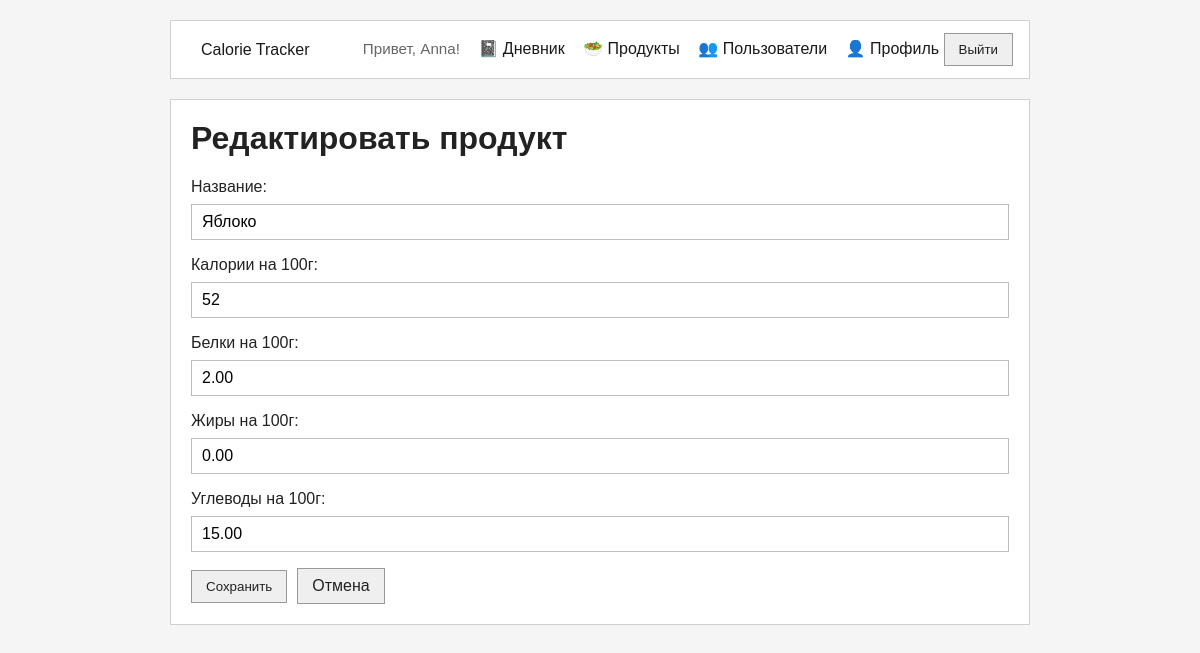
Page /products/1/edit/ (signed in) on the committed database.
### accounts/models.py (models this page shows, shortened)
class CustomUser(AbstractUser):
    first_name = models.CharField("Имя", max_length=150, blank=True)
    last_name = models.CharField("Фамилия", max_length=150, blank=True)
    email = models.EmailField("Электронная почта", unique=True)
    phone = models.CharField(
        "Телефон",
        max_length=20,
        unique=True,
        blank=True,
        null=True,
        validators=[
            RegexValidator(
                regex=r"^\+?[\d\s\-()]{7,20}$",
                message="Введите корректный номер телефона.",
            )
        ],
    )
    age = models.PositiveSmallIntegerField("Возраст", blank=True, null=True)
    height = models.PositiveSmallIntegerField("Рост, см", blank=True, null=True)
    weight = models.DecimalField("Вес, кг", max_digits=5, decimal_places=2, blank=True, null=True)
    friends = models.ManyToManyField("self", blank=True)

### products/models.py (models this page shows, shortened)
class Product(models.Model):
    name = models.CharField(max_length=200, verbose_name="Название")
    calories_per_100g = models.PositiveIntegerField(verbose_name="Калории на 100г")
    protein_per_100g = models.DecimalField(max_digits=5, decimal_places=2, default=0, verbose_name="Белки на 100г")
    fat_per_100g = models.DecimalField(max_digits=5, decimal_places=2, default=0, verbose_name="Жиры на 100г")
    carbs_per_100g = models.DecimalField(max_digits=5, decimal_places=2, default=0, verbose_name="Углеводы на 100г")
    creator = models.ForeignKey(User, on_delete=models.PROTECT, null=True, blank=True, verbose_name="Создатель")
    class Meta:
        verbose_name = "Продукт"
        verbose_name_plural = "Продукты"
        ordering = ['name']

### products/views.py (the view)
# urls.py: path('<int:product_id>/edit/', edit_product_view, name='edit'),
@login_required
def edit_product_view(request, product_id):
    product = get_object_or_404(Product, id=product_id)
    if product.creator != request.user and not request.user.is_staff:
        raise PermissionDenied("У вас нет прав на редактирование этого продукта")
    if request.method == 'POST':
        form = ProductForm(request.POST, instance=product)
        if form.is_valid():
            form.save()
            return redirect('products:list')
    else:
        form = ProductForm(instance=product)
    return render(request, 'products/edit_product.html', {'form': form, 'product': product})

### products/forms.py
class ProductForm(forms.ModelForm):
    class Meta:
        model = Product
        fields = ['name', 'calories_per_100g', 'protein_per_100g', 'fat_per_100g', 'carbs_per_100g']
        labels = {
            'name': 'Название',
            'calories_per_100g': 'Калории на 100г',
            'protein_per_100g': 'Белки на 100г',
            'fat_per_100g': 'Жиры на 100г',
            'carbs_per_100g': 'Углеводы на 100г'
        }

### templates/products/edit_product.html (shortened to what this page needs)
{% extends 'base.html' %}
{% block content %}
<div class="card">
    <h1>Редактировать продукт</h1>
    <form method="post">
        {{ form.as_p }}
        <div class="actions">
            <button type="submit">Сохранить</button>
            <a class="button-link" href="{% url 'products:list' %}">Отмена</a>
        </div>
    </form>
</div>
{% endblock %}

### templates/base.html (shortened to what this page needs)
<!DOCTYPE html>
<html lang="ru">
<head>
</head>
<body>
    <div class="page">
        <nav class="nav">
            <strong><a href="{% url 'accounts:home' %}">Calorie Tracker</a></strong>
            <div>
                {% if user.is_authenticated %}
                    <span class="muted">Привет, {{ user.username }}!</span>
                    <a href="{% url 'diary:diary' %}">📓 Дневник</a>
                    <a href="{% url 'products:list' %}">🥗 Продукты</a>
                    <a href="{% url 'accounts:users_list' %}">👥 Пользователи</a>
                    <a href="{% url 'accounts:profile' %}">👤 Профиль</a>
                    <form class="inline-form" method="post" action="{% url 'accounts:logout' %}" style="display: inline;">
                        <button type="submit">Выйти</button>
                    </form>
                {% else %}
                    <a href="{% url 'accounts:login' %}">Войти</a>
                    <a href="{% url 'accounts:register' %}">Регистрация</a>
                    <a href="{% url 'accounts:password_reset' %}">Восстановить пароль</a>
                {% endif %}
            </div>
        </nav>
        {% block content %}{% endblock %}
    </div>
</body>
</html>

### templates/base.html (style rules this page uses)
* { box-sizing: border-box; }
body { margin: 0; font-family: Arial, sans-serif; background: #f5f5f5; color: #222; }
.page { max-width: 900px; margin: 0 auto; padding: 20px; }
.nav { display: flex; justify-content: space-between; align-items: center; gap: 12px; padding: 12px 16px; margin-bottom: 20px; background: #ffffff; border: 1px solid #d0d0d0; }
.nav a { color: #1a1a1a; text-decoration: none; font-weight: 400; margin-left: 14px; }
.nav strong { font-size: 1rem; }
.card { background: #ffffff; border: 1px solid #d0d0d0; padding: 20px; margin-bottom: 20px; }
h1, h2 { margin-top: 0; }
form p { display: flex; flex-direction: column; gap: 8px; margin-bottom: 16px; }
input { padding: 8px 10px; border: 1px solid #bdbdbd; font-size: 1rem; background: #fff; width: 100%; }
button, .button-link { display: inline-block; padding: 8px 14px; border: 1px solid #999; background: #efefef; color: #222; text-decoration: none; font-weight: 400; cursor: pointer; }
.helptext, .muted { color: #666; font-size: 0.95rem; }
.actions { display: flex; flex-wrap: wrap; gap: 10px; align-items: center; margin-top: 16px; }
.inline-form { margin: 0; }

### rows in the picture
CustomUser: username "Anna"
Product: name "Яблоко", calories_per_100g "52", protein_per_100g "2.00", fat_per_100g "0.00", carbs_per_100g "15.00"
